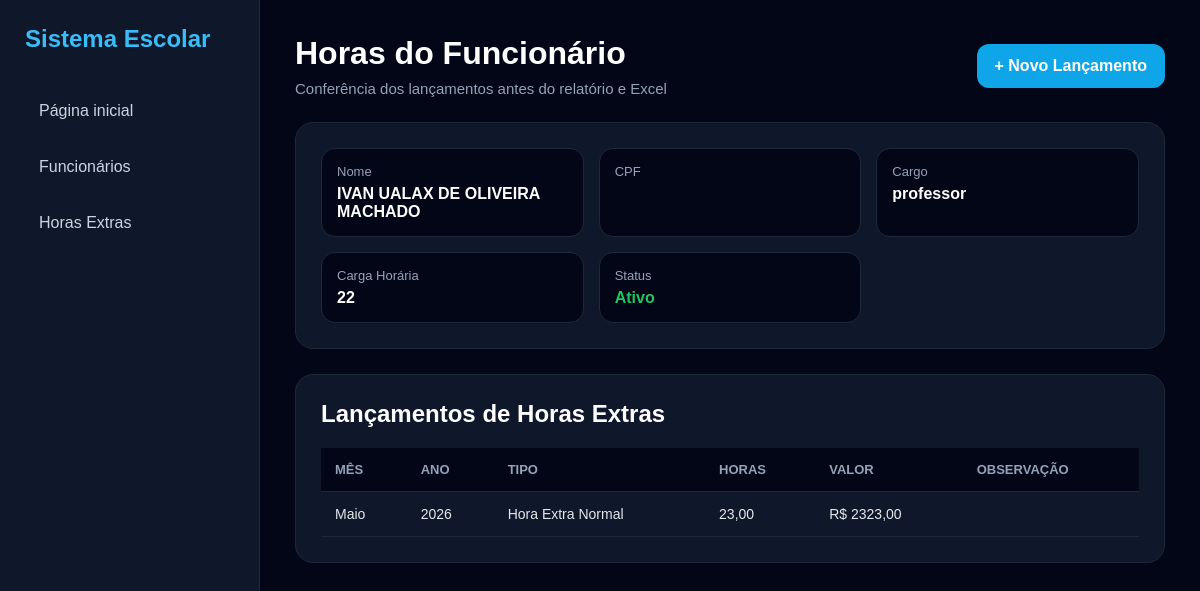
Page /funcionario/14/horas/ (signed in) on the committed database.
### funcionarios/models.py (models this page shows, shortened)
class Funcionario(models.Model):
    STATUS = (
        ('ativo', 'Ativo'),
        ('inativo', 'Inativo'),
        ('demitido', 'Demitido'),
    )
    nome = models.CharField(max_length=150)
    cpf = models.CharField(max_length=14)
    numero = models.CharField(
        max_length=20,
        blank=True,
        null=True
    )
    localidade = models.CharField(
        max_length=150,
        blank=True,
        null=True
    )
    escola = models.CharField(max_length=150)
    cargo = models.ForeignKey(
        Cargo,
        on_delete=models.SET_NULL,
        null=True,
        blank=True
    )
    carga_horaria = models.IntegerField(default=0)
    status = models.CharField(
        max_length=20,
        choices=STATUS,
        default='ativo'
    )
    data_admissao = models.DateField(
        blank=True,
        null=True
    )
    criado_em = models.DateTimeField(auto_now_add=True)

class Cargo(models.Model):
    nome = models.CharField(
        max_length=100,
        unique=True
    )
    def __str__(self):
        return self.nome

class HoraExtra(models.Model):
    MES_CHOICES = (
        (1, 'Janeiro'),
        (2, 'Fevereiro'),
        (3, 'Março'),
        (4, 'Abril'),
        (5, 'Maio'),
        (6, 'Junho'),
        (7, 'Julho'),
        (8, 'Agosto'),
        (9, 'Setembro'),
        (10, 'Outubro'),
        (11, 'Novembro'),
        (12, 'Dezembro'),
    )
    TIPO_HORA = (
        ('normal', 'Hora Extra Normal'),
        ('f1', 'Hora Extra F1'),
        ('f2', 'Hora Extra F2'),
    )
    COR_TEXTO = (
        ('normal', 'Normal'),
        ('vermelho', 'Vermelho'),
        ('verde', 'Verde'),
    )
    funcionario = models.ForeignKey(
        Funcionario,
        on_delete=models.CASCADE
    )
    tipo = models.CharField(
        max_length=20,
        choices=TIPO_HORA,
        default='normal'
    )
    quantidade_horas = models.DecimalField(
        max_digits=6,
        decimal_places=2,
        default=0
    )
    valor = models.DecimalField(
        max_digits=10,
        decimal_places=2,
        default=0
    )
    mes_referencia = models.IntegerField(
        choices=MES_CHOICES,
        default=1
    )
    ano = models.IntegerField(default=2026)
    observacao_hora_extra = models.TextField(
        blank=True,
        null=True
    )
    numero_faltas = models.IntegerField(default=0)
    data_falta = models.DateField(
        blank=True,
        null=True
    )
    observacao_falta = models.TextField(
        blank=True,
        null=True
    )
    cor_texto = models.CharField(
        max_length=20,
        choices=COR_TEXTO,
        default='normal'
    )
    criado_em = models.DateTimeField(auto_now_add=True)

### funcionarios/views.py (the view)
@login_required(login_url='/login/')
def horas_funcionario(request, id):
    funcionario = get_object_or_404(Funcionario, id=id)
    lancamentos = HoraExtra.objects.filter(
        funcionario=funcionario
    ).order_by(
        '-ano',
        '-mes_referencia',
        '-id'
    )
    return render(
        request,
        'horas_funcionario.html',
        {
            'funcionario': funcionario,
            'lancamentos': lancamentos,
        }
    )

### funcionarios/templates/horas_funcionario.html (shortened to what this page needs)
<!DOCTYPE html>
<html lang="pt-br">
<head>
</head>
<body>
    <div class="sidebar">
        <div class="logo">Sistema Escolar</div>
        <a href="/">Página inicial</a>
        <a href="/funcionarios/">Funcionários</a>
        <a href="/horas-extras/">Horas Extras</a>
    </div>
    <div class="content">
        <div class="topo">
            <div>
                <h1>Horas do Funcionário</h1>
                <p class="sub">Conferência dos lançamentos antes do relatório e Excel</p>
            </div>
            <a href="/horas-extras/adicionar/{{ funcionario.id }}/" class="btn">
                + Novo Lançamento
            </a>
        </div>
        <div class="box">
            <div class="dados">
                <div class="item">
                    <span>Nome</span>
                    <strong>{{ funcionario.nome }}</strong>
                </div>
                <div class="item">
                    <span>CPF</span>
                </div>
                <div class="item">
                    <span>Cargo</span>
                    <strong>{{ funcionario.cargo }}</strong>
                </div>
                <div class="item">
                    <span>Carga Horária</span>
                    <strong>{{ funcionario.carga_horaria }}</strong>
                </div>
                <div class="item">
                    <span>Status</span>
                    {% if funcionario.status == 'ativo' %}
                        <strong class="ativo">Ativo</strong>
                    {% elif funcionario.status == 'inativo' %}
                        <strong class="inativo">Inativo</strong>
                    {% else %}
                        <strong class="demitido">Demitido</strong>
                    {% endif %}
                </div>
            </div>
        </div>
        <div class="box">
            <h2 style="margin-bottom:20px;">Lançamentos de Horas Extras</h2>
            <table>
                <tr>
                    <th>Mês</th>
                    <th>Ano</th>
                    <th>Tipo</th>
                    <th>Horas</th>
                    <th>Valor</th>
                    <th>Observação</th>
                </tr>
                {% for item in lancamentos %}
                <tr>
                    <td>{{ item.get_mes_referencia_display }}</td>
                    <td>{{ item.ano }}</td>
                    <td>{{ item.get_tipo_display }}</td>
                    <td>{{ item.quantidade_horas }}</td>
                    <td>R$ {{ item.valor }}</td>
                    <td>{{ item.observacao }}</td>
                </tr>
                {% empty %}
                <tr>
                    <td colspan="6" class="vazio">
                        Nenhum lançamento encontrado para este funcionário.
                    </td>
                </tr>
                {% endfor %}
            </table>
        </div>
    </div>
</body>
</html>

### funcionarios/templates/horas_funcionario.html (style rules this page uses)
* { margin:0; padding:0; box-sizing:border-box; }
body { background:#020617; color:white; font-family:Arial, sans-serif; display:flex; min-height:100vh; }
.sidebar { width:260px; height:100vh; background:#0f172a; padding:25px; position:fixed; border-right:1px solid #1e293b; left:0; top:0; overflow-y:auto; }
.logo { font-size:24px; font-weight:bold; color:#38bdf8; margin-bottom:35px; }
.sidebar a { display:block; color:#cbd5e1; text-decoration:none; padding:14px; border-radius:12px; margin-bottom:10px; transition:0.3s; }
.content { margin-left:260px; padding:35px; width:100%; }
.topo { display:flex; justify-content:space-between; align-items:center; margin-bottom:25px; gap:20px; }
h1 { font-size:32px; margin-bottom:8px; }
.sub { color:#94a3b8; font-size:15px; }
.btn { background:#0ea5e9; color:white; padding:13px 18px; border-radius:12px; text-decoration:none; font-weight:bold; transition:0.3s; white-space:nowrap; }
.box { background:#0f172a; border:1px solid #1e293b; border-radius:18px; padding:25px; margin-bottom:25px; overflow-x:auto; }
.dados { display:grid; grid-template-columns:repeat(auto-fit, minmax(220px,1fr)); gap:15px; }
.item { background:#020617; border:1px solid #1e293b; border-radius:14px; padding:15px; transition:0.3s; }
.item span { display:block; color:#94a3b8; font-size:13px; margin-bottom:6px; }
.item strong { font-size:16px; word-break:break-word; }
table { width:100%; border-collapse:collapse; min-width:700px; }
th { background:#020617; color:#94a3b8; padding:14px; text-align:left; font-size:13px; text-transform:uppercase; border-bottom:1px solid #1e293b; }
td { padding:14px; border-bottom:1px solid #1e293b; color:#e5e7eb; font-size:14px; }
tr { transition:0.3s; }
.ativo { color:#22c55e; font-weight:bold; }

### rows in the picture
Funcionario: nome "IVAN UALAX DE OLIVEIRA MACHADO", cargo "professor", carga_horaria "22"
HoraExtra: mes_referencia "Maio", ano "2026", tipo "Hora Extra Normal", quantidade_horas "23,00", valor "2323,00"
